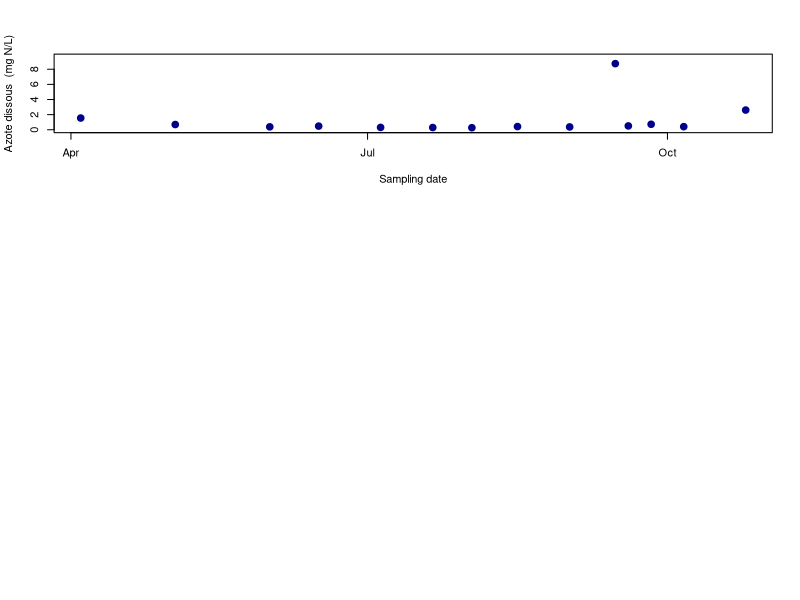

Write R code to recreate this figure. (Note: this script raises an error after producing the figure.)


setwd("/Users/jerry/Dropbox/CSBQ/shapiro")

library(lubridate)

#load env. data

env = read.table("results/GRDI_ECO_formated_Metadata_CNRC_2016_for_stats_Jesse_v1seb.txt",
                 header = F, stringsAsFactors = F,sep = "\t",comment.char = "",skip = 1)

header  = read.table("results/GRDI_ECO_formated_Metadata_CNRC_2016_for_stats_Jesse_v1seb.txt",
                   header = F, stringsAsFactors = F,sep = "\t",comment.char = "",nrows = 1)

env = env[,1:91]
colnames(env) = header[1,1:91]

env[,4] = mdy(paste(env[,4]," 2016"))


dev.new(width=7, height=7,noRStudioGD = TRUE)
par(mfrow = c(3,1))
#N (mg N/L)
plot(env[env[,3]=="station1",c(4,6)],type = "p",col = "darkblue",pch =20,cex =2,
     ylim = c(0,max(env[env[,3]=="station1",6])*1.1))
#points(env[env[,3]=="station1",c(4,6)],type = "l",col = "black",pch =20)
axis(3,at=x,labels=x,cex.axis=0.8,las=2,tick=F,line=-7)
#text(env[40,4]-15,env[40,6],env[40,4],xpd = T,col="darkblue")

#P (µg P/L)
plot(env[env[,3]=="station1",c(4,21)],type = "p",col = "darkblue",pch =20,cex =2,
     ylim = c(0,max(env[env[,3]=="station1",21])*1.1))
axis(3,at=x,labels=x,cex.axis=0.8,las=2,tick=F,line=-7)
#points(env[env[,3]=="station1",c(4,21)],type = "l",col = "black",pch =20)
#text(env[40,4]-15,env[40,21],env[40,4],xpd = T,col="darkblue")

#Chlorophyll (filtration; ug/L)
plot(env[env[,3]=="station1",c(4,27)],type = "p",col = "darkblue",pch =20,cex =2,
     ylim = c(0,600))
axis(3,at=x,labels=x,cex.axis=0.8,las=2,tick=F,line=-7)
#points(env[env[,3]=="station1",c(4,27)],type = "l",col = "black",pch =20)
#text(env[40,4]-15,as.numeric(env[40,27]),env[40,4],xpd = T,col="darkblue")

dev.print(device=pdf, "figures/env_data.pdf", onefile=FALSE)
dev.off()


